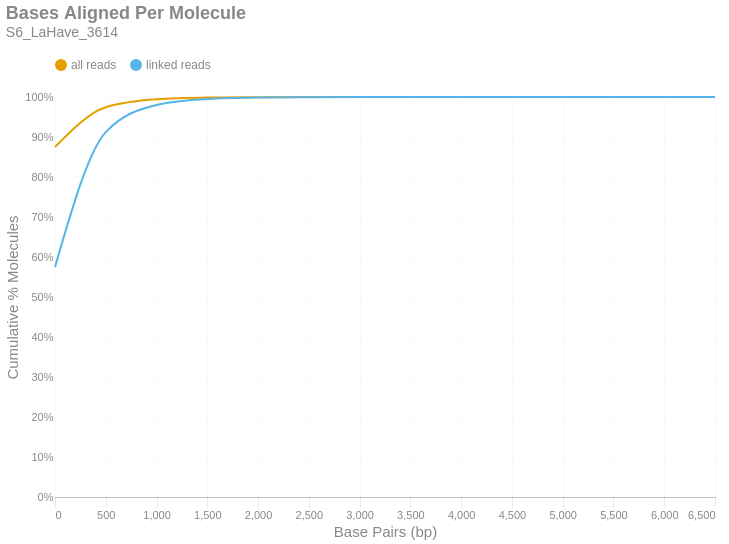

The code cell stored with this chart in its notebook:
### Markdown cell above
### Bases Aligned Per Molecule
This is a cumulative frequency distribution showing the number of base pairs aligned per unique molecule. These data are shown in 500 bp bins. There are two distributions: one with `all reads` (yellow) and another with only `linked reads` (blue). The percent of molecules in the `linked reads` distribution is relative to the total number of linked molecules.

### Code cell
if SKIPLR:
    print_html(f"Skipped")
else:
    binned_df = consolidated_hist(valids['aligned_bp'], mask, 500, True)
    with SafeRender(binned_df):
        (
            density_plot(binned_df, 'Bases Aligned Per Molecule', samplename, 'basesper')
            .encode(
                x=alt.X('bin:Q', title="Base Pairs (bp)").axis(tickMinStep=500).scale(padding=0),
                y=alt.Y('value:Q', title='Cumulative % Molecules')
                    .axis(format='%')
                    .scale(domain = [0,1])
                    .stack(False),
                color=alt.Color("key:N").scale(domain = ["all reads", "linked reads"]),
                tooltip = [
                    alt.Tooltip("key:N", title = "Data Type"),
                    alt.Tooltip("range_label:N", title="Bases Aligned Per Molecule"),
                    alt.Tooltip("value:Q", format = ".2%", title="% Molecules (Cum.)")
                ]
            )
        ).display()

### Figure 1 — Vega-Lite specification as saved in the notebook (floating-point values rounded to 4 significant figures)
{"width": "container", "height": 400, "config": {"title": {"anchor": "start", "dy": -15, "fontSize": 18, "color": "#888888", "subtitleColor": "#888888", "subtitleFontSize": 14}, "arc": {"fill": "#0072B2"}, "axis": {"domainColor": "#888888", "domainWidth": 0.5, "gridWidth": 0.2, "grid": false, "titleFontWeight": 400, "titleFontSize": 15, "labelFontSize": 11, "labelColor": "#888888", "tickColor": "#888888", "tickWidth": 0.2, "titleColor": "#888888"}, "axisBand": {"grid": false}, "axisX": {"grid": true, "tickSize": 10, "domainCap": "round"}, "axisY": {"domain": false, "grid": true, "tickSize": 0, "domainCap": "round"}, "background": "transparent", "header": {"labelFontSize": 15, "labelColor": "#888888", "titleFontSize": 15, "titleFontWeight": 600, "titleColor": "#888888"}, "legend": {"labelFont": "sans-serif", "labelFontSize": 12, "labelColor": "#888888", "symbolSize": 100, "symbolType": "circle", "titleFontSize": 12, "titlePadding": 10, "titleColor": "#888888", "title": null, "orient": "top"}, "range": {"category": ["#E69F00", "#56B4E9", "#009E73", "#F0E442", "#0072B2", "#D55E00", "#CC79A7", "#000000"], "diverging": ["#cfe8f3", "#a2d4ec", "#73bfe2", "#46abdb", "#1696d2", "#12719e"]}, "area": {"fill": "#0072B2", "fillOpacity": 0.7, "line": true, "strokeOpacity": 0.7}, "line": {"color": "#0072B2", "stroke": "#0072B2", "strokeWidth": 2}, "trail": {"color": "#0072B2", "stroke": "#0072B2", "strokeWidth": 0, "size": 1}, "point": {"filled": true, "fillOpacity": 1.0, "size": 95}, "text": {"color": "#888888", "fontSize": 11, "align": "right", "fontWeight": 400, "size": 11}, "bar": {"fill": "#0072B2", "stroke": null}, "view": {"stroke": null, "continuousWidth": 660, "continuousHeight": 400}}, "data": {"name": "data-f9ce13d84511612373613c23b43af4be"}, "mark": {"type": "line", "interpolate": "monotone", "point": {"opacity": 0, "size": 275}}, "encoding": {"color": {"field": "key", "scale": {"domain": ["all reads", "linked reads"]}, "type": "nominal"}, "tooltip": [{"field": "key", "title": "Data Type", "type": "nominal"}, {"field": "range_label", "title": "Bases Aligned Per Molecule", "type": "nominal"}, {"field": "value", "format": ".2%", "title": "% Molecules (Cum.)", "type": "quantitative"}], "x": {"axis": {"tickMinStep": 500}, "field": "bin", "scale": {"padding": 0}, "title": "Base Pairs (bp)", "type": "quantitative"}, "y": {"axis": {"format": "%"}, "field": "value", "scale": {"domain": [0, 1]}, "stack": false, "title": "Cumulative % Molecules", "type": "quantitative"}}, "params": [{"name": "param_c36ac31b6afebe62", "select": {"type": "point", "fields": ["key"]}, "bind": "legend"}], "title": {"text": "Bases Aligned Per Molecule", "subtitle": "S6_LaHave_3614"}, "transform": [{"fold": ["all reads (cumsum)", "linked reads (cumsum)"]}, {"calculate": "replace(datum.key, ' (cumsum)', '')", "as": "key"}, {"filter": {"param": "param_c36ac31b6afebe62"}}], "usermeta": {"embedOptions": {"downloadFileName": "S6_LaHave_3614.basesper"}}, "$schema": "https://vega.github.io/schema/vega-lite/v6.1.0.json", "datasets": {"data-f9ce13d84511612373613c23b43af4be": [{"bin": "0.0", "interval": "0.0-500.0", "all reads": 0.8748, "linked reads": 0.5748, "all reads (cumsum)": 0.8748, "linked reads (cumsum)": 0.5748, "range_label": "0-499"}, {"bin": "500.0", "interval": "500.0-1000.0", "all reads": 0.09939, "linked reads": 0.3375, "all reads (cumsum)": 0.9742, "linked reads (cumsum)": 0.9123, "range_label": "500-999"}, {"bin": "1000.0", "interval": "1000.0-1500.0", "all reads": 0.01991, "linked reads": 0.06774, "all reads (cumsum)": 0.9941, "linked reads (cumsum)": 0.9801, "range_label": "1000-1499"}, {"bin": "1500.0", "interval": "1500.0-2000.0", "all reads": 0.004376, "linked reads": 0.01489, "all reads (cumsum)": 0.9985, "linked reads (cumsum)": 0.995, "range_label": "1500-1999"}, {"bin": "2000.0", "interval": "2000.0-2500.0", "all reads": 0.001071, "linked reads": 0.003644, "all reads (cumsum)": 0.9996, "linked reads (cumsum)": 0.9986, "range_label": "2000-2499"}, {"bin": "2500.0", "interval": "2500.0-3000.0", "all reads": 0.0002921, "linked reads": 0.0009937, "all reads (cumsum)": 0.9999, "linked reads (cumsum)": 0.9996, "range_label": "2500-2999"}, {"bin": "3000.0", "interval": "3000.0-3500.0", "all reads": 8.453e-05, "linked reads": 0.0002876, "all reads (cumsum)": 1.0, "linked reads (cumsum)": 0.9999, "range_label": "3000-3499"}, {"bin": "3500.0", "interval": "3500.0-4000.0", "all reads": 2.294e-05, "linked reads": 7.804e-05, "all reads (cumsum)": 1.0, "linked reads (cumsum)": 1.0, "range_label": "3500-3999"}, {"bin": "4000.0", "interval": "4000.0-4500.0", "all reads": 5.839e-06, "linked reads": 1.986e-05, "all reads (cumsum)": 1.0, "linked reads (cumsum)": 1.0, "range_label": "4000-4499"}, {"bin": "4500.0", "interval": "4500.0-5000.0", "all reads": 2.781e-06, "linked reads": 9.459e-06, "all reads (cumsum)": 1.0, "linked reads (cumsum)": 1.0, "range_label": "4500-4999"}, {"bin": "5000.0", "interval": "5000.0-5500.0", "all reads": 8.342e-07, "linked reads": 2.838e-06, "all reads (cumsum)": 1.0, "linked reads (cumsum)": 1.0, "range_label": "5000-5499"}, {"bin": "5500.0", "interval": "5500.0-6000.0", "all reads": 2.781e-07, "linked reads": 9.459e-07, "all reads (cumsum)": 1.0, "linked reads (cumsum)": 1.0, "range_label": "5500-5999"}, {"bin": "6000.0", "interval": "6000.0-6500.0", "all reads": 1.39e-07, "linked reads": 4.73e-07, "all reads (cumsum)": 1.0, "linked reads (cumsum)": 1.0, "range_label": "6000-6499"}, {"bin": "6500.0", "interval": "6500.0-7000.0", "all reads": 1.39e-07, "linked reads": 4.73e-07, "all reads (cumsum)": 1.0, "linked reads (cumsum)": 1.0, "range_label": "6500-6999"}]}}
